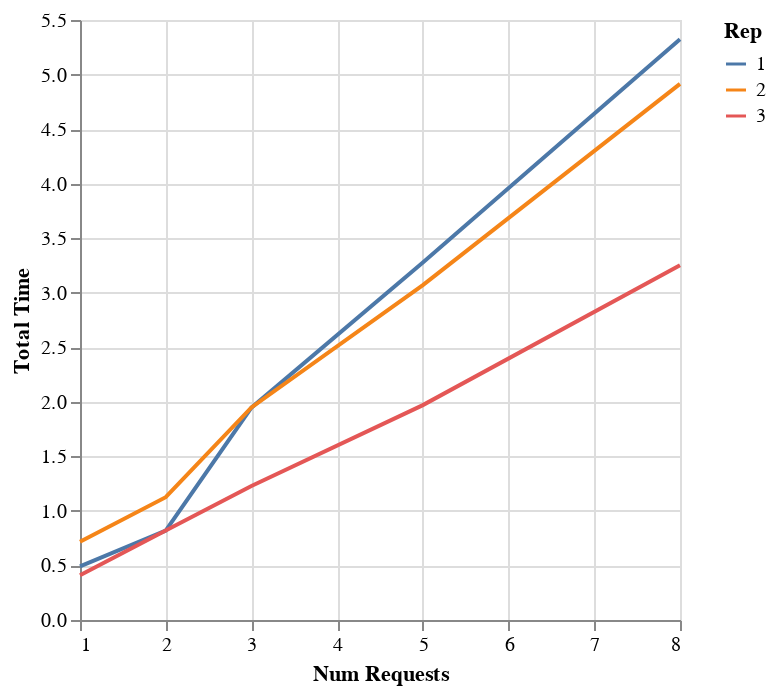

Here is the notebook cell this chart was saved with:
### Markdown cell above
### Standard Synchronous Requests

### Code cell
measurements = []

for rep in range(1, 4):
    for n in [1, 2, 3, 5, 8]:
        start_time = time.perf_counter()
        for el in range(n):
            r = requests.get('http://www.example.com')
            r.raise_for_status()
        end_time = time.perf_counter()
        duration = end_time - start_time
        measurement = {'Num Requests': n, 'Rep': rep, 'Total Time': duration}
        measurements.append(measurement)

df_sync = pd.DataFrame(measurements)
alt.Chart(data=df_sync).mark_line().encode(x='Num Requests', y='Total Time', color='Rep:N')

### Figure 1 — Vega-Lite specification as saved in the notebook (floating-point values rounded to 4 significant figures)
{"config": {"view": {"continuousWidth": 300, "continuousHeight": 300}}, "data": {"name": "data-cc74c1f70b82acbce32f4388d4b270d2"}, "mark": {"type": "line"}, "encoding": {"color": {"field": "Rep", "type": "nominal"}, "x": {"field": "Num Requests", "type": "quantitative"}, "y": {"field": "Total Time", "type": "quantitative"}}, "$schema": "https://vega.github.io/schema/vega-lite/v5.8.0.json", "datasets": {"data-cc74c1f70b82acbce32f4388d4b270d2": [{"Num Requests": 1, "Rep": 1, "Total Time": 0.492}, {"Num Requests": 2, "Rep": 1, "Total Time": 0.8187}, {"Num Requests": 3, "Rep": 1, "Total Time": 1.947}, {"Num Requests": 5, "Rep": 1, "Total Time": 3.277}, {"Num Requests": 8, "Rep": 1, "Total Time": 5.323}, {"Num Requests": 1, "Rep": 2, "Total Time": 0.7173}, {"Num Requests": 2, "Rep": 2, "Total Time": 1.125}, {"Num Requests": 3, "Rep": 2, "Total Time": 1.949}, {"Num Requests": 5, "Rep": 2, "Total Time": 3.069}, {"Num Requests": 8, "Rep": 2, "Total Time": 4.915}, {"Num Requests": 1, "Rep": 3, "Total Time": 0.4096}, {"Num Requests": 2, "Rep": 3, "Total Time": 0.8202}, {"Num Requests": 3, "Rep": 3, "Total Time": 1.229}, {"Num Requests": 5, "Rep": 3, "Total Time": 1.97}, {"Num Requests": 8, "Rep": 3, "Total Time": 3.252}]}}
